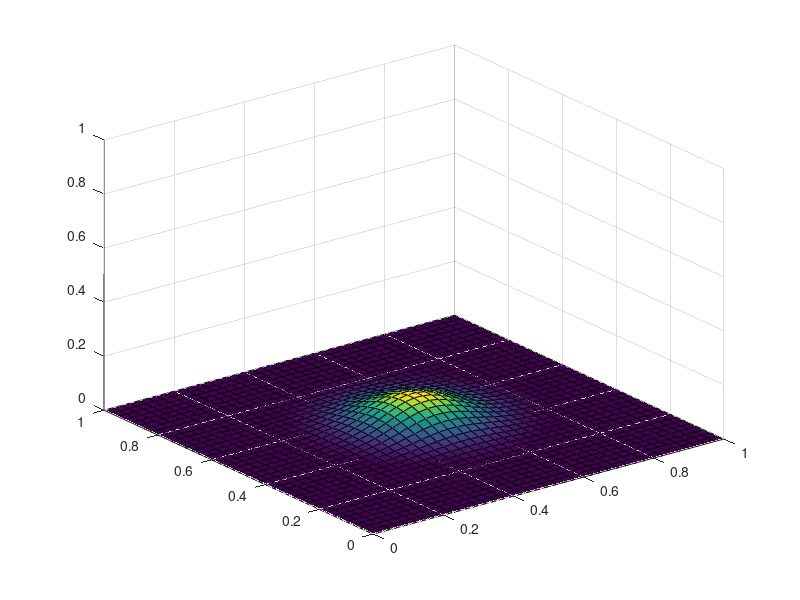
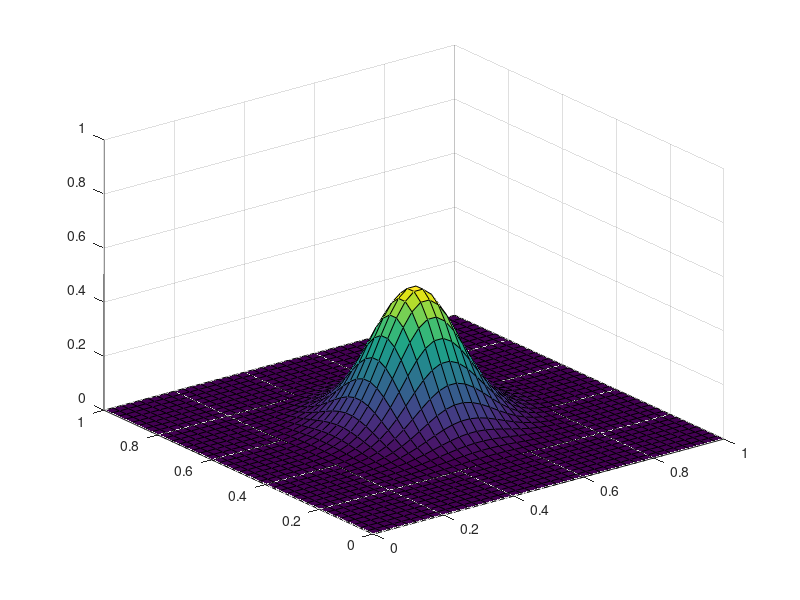
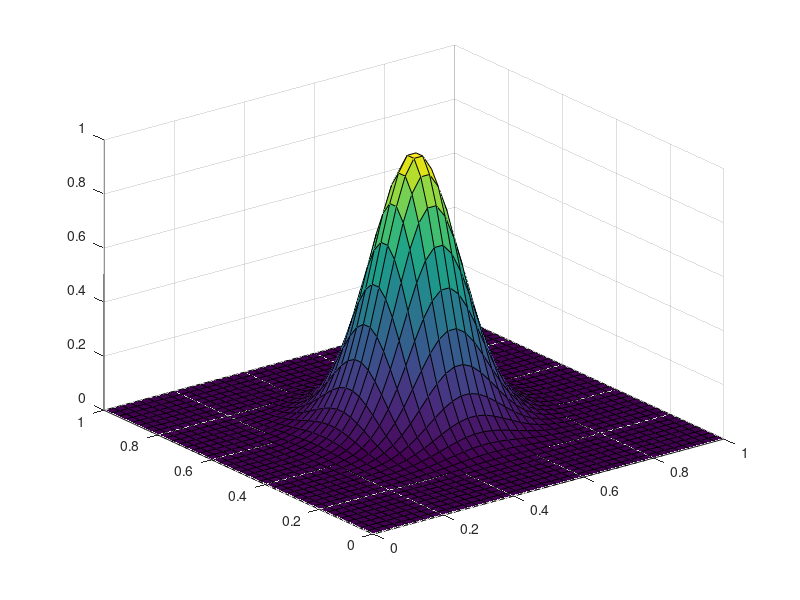

Write MATLAB code to recreate these figures, in order.
gausss=@(x,y) exp(-50*((x-0.5)^2+(y-0.5)^2));
x=0:0.025:1;
plotM=zeros(length(x),length(x));
for i=1:length(x)
    for j=1:length(x)
        plotM(i,j)=gausss((i-1)/length(x),(j-1)/length(x));
    end
end
fig=figure;
surf(x,x,0.1*plotM);
axis([0 1 0 1 0 1]);
print('gauss01','-depsc');
fig1 = figure;

surf(x,x,0.5*plotM);
axis([0 1 0 1 0 1]);
print('gauss05','-depsc');
fig2=figure;
surf(x,x,1*plotM);
axis([0 1 0 1 0 1]);
print('gauss1','-depsc');
